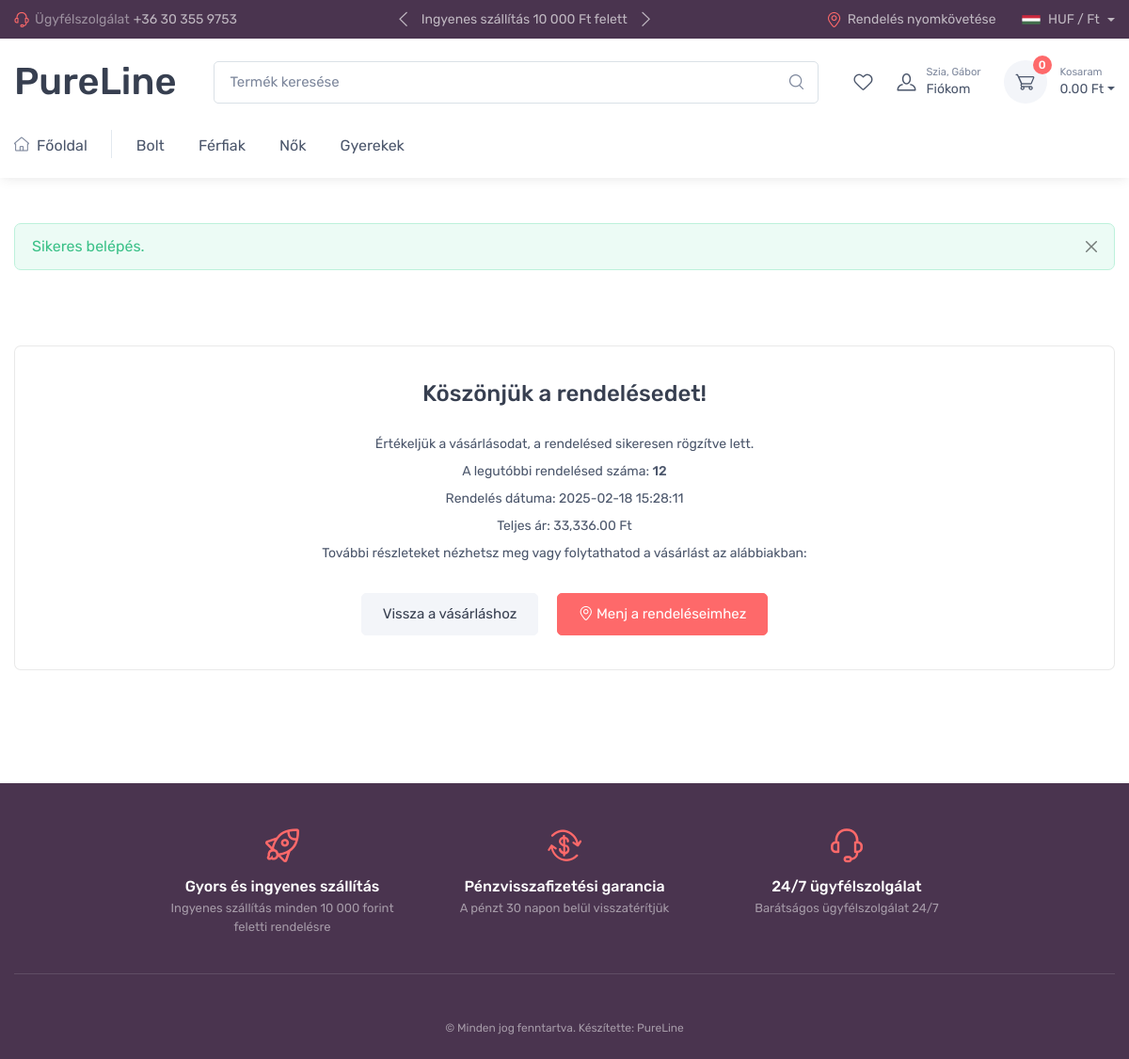
/checkout-complete.php (signed in), run on the app's committed database.
### tables this page shows
CREATE TABLE `orders` (
  `id` int(11) NOT NULL,
  `customer_id` int(11) NOT NULL,
  `order_status` int(11) NOT NULL,
  `shipping` text NOT NULL,
  `cart` text NOT NULL,
  `user` text NOT NULL,
  `order_date` varchar(255) NOT NULL,
  `total_price` int(11) NOT NULL
);

### htdocs/checkout-complete.php (the view, shortened to what this page needs)
<?php
require_once('files/header.php');
if (isset($_SESSION['user'])) {
    $u = $_SESSION['user'];
    $user_id = $u['id'];
    $sql = "SELECT id, order_date, total_price FROM orders WHERE customer_id = $user_id ORDER BY order_date DESC LIMIT 1";
    $result = $conn->query($sql);
    if ($result->num_rows > 0) {
      $order = $result->fetch_assoc();
      $formatted_date = date('Y-m-d H:i:s', $order["order_date"]);
      echo '
      <div class="container pb-5 mb-sm-4">
          <div class="pt-5">
              <div class="card py-3 mt-sm-3">
                  <div class="card-body text-center">
                      <h2 class="h4 pb-3">Köszönjük a rendelésedet!</h2>
                      <p class="fs-sm mb-2">Értékeljük a vásárlásodat, a rendelésed sikeresen rögzítve lett.</p>
                      <p class="fs-sm mb-2">A legutóbbi rendelésed száma: <span class="fw-medium">' . $order["id"] . '</span></p>
                      <p class="fs-sm mb-2">Rendelés dátuma: ' . $formatted_date . '</p>
                      <p class="fs-sm mb-2">Teljes ár: ' . number_format($order["total_price"], 2) . ' Ft</p>
                      <p class="fs-sm">További részleteket nézhetsz meg vagy folytathatod a vásárlást az alábbiakban:</p>
                      <a class="btn btn-secondary mt-3 me-3" href="shop.php">Vissza a vásárláshoz</a>
                      <a class="btn btn-primary mt-3" href="' . ( $_SESSION['user']['user_type'] === 'admin' ? 'admin-account-orders.php' : 'account-orders.php') . '"><i class="ci-location"></i>&nbsp;Menj a rendeléseimhez</a>
                  </div>
              </div>
          </div>
      </div>';
    }
}
require_once('files/footer.php');
?>

### data on the page
orders: id "12", order_date "2025-02-18 15:28:11", total_price "33,336.00"

### other printed values
$_SESSION['user']['last_name'] "Gábor"
$cart_count "0"
$cart_total "0.00"
$_SESSION['alert']['message'] "Sikeres belépés."
